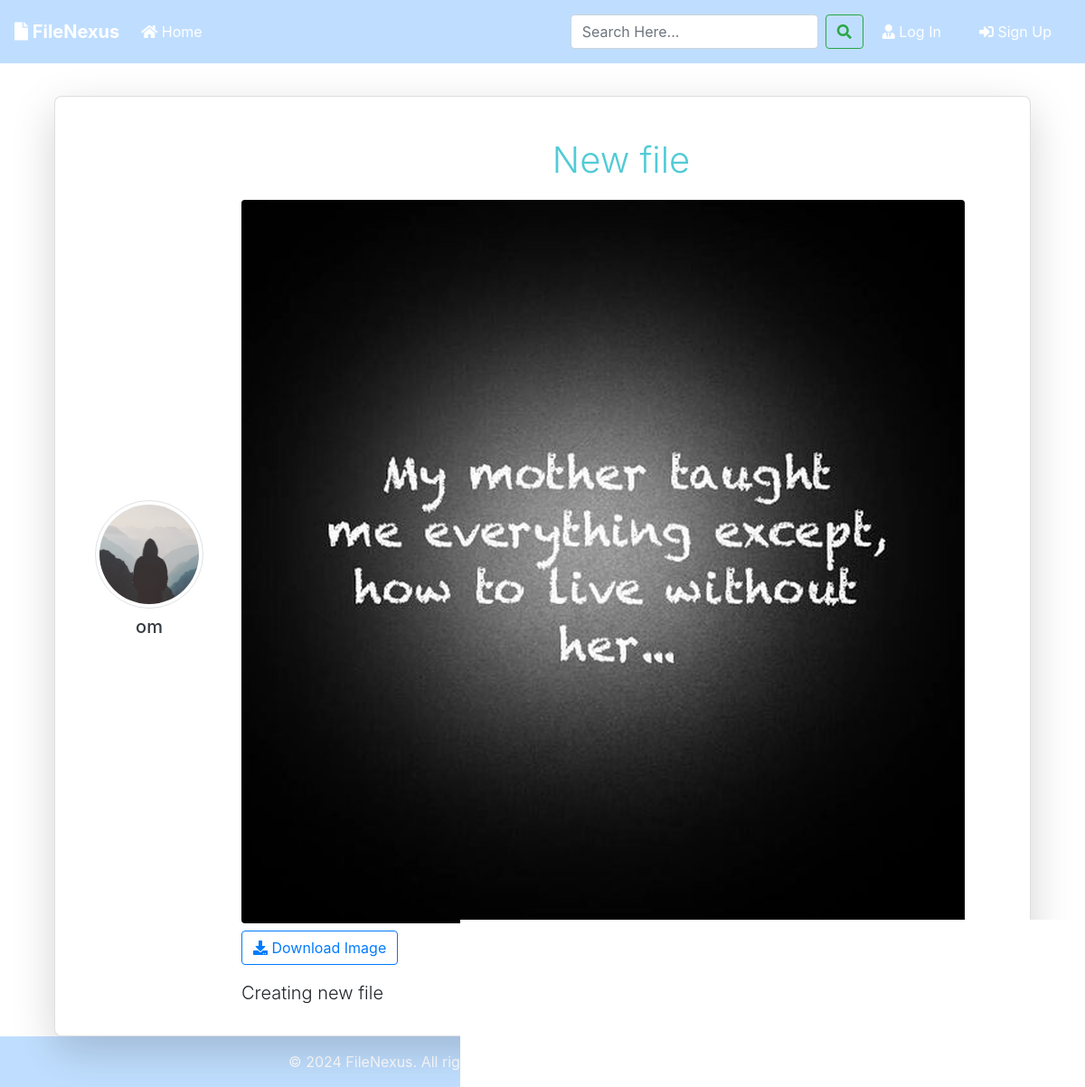
The page /post/13/ on the database its author committed.
### blog/models.py (models this page shows, shortened)
class Post(models.Model):
	title = models.CharField(max_length=100)
	file = models.FileField(null=True,blank=True,upload_to='Files')
	content = models.TextField()
	date_posted = models.DateTimeField(default=timezone.now)
	author = models.ForeignKey(User, on_delete=models.CASCADE)
	downloadable = models.BooleanField(default=True)
	def extension(self):
		name, extension = os.path.splitext(self.file.name)
		return extension

### users/models.py (models this page shows, shortened)
class Profile(models.Model):
    user = models.OneToOneField(User, on_delete=models.CASCADE)
    image = models.ImageField(default='default.jpg', upload_to='profile_pics')

### blog/views.py (the view)
# urls.py: path('post/<int:pk>/', PostDetailView.as_view(), name='post-detail'),
class PostDetailView(DetailView):
    model = Post
    template_name = 'blog/post_detail.html'

### blog/templates/blog/post_detail.html (shortened to what this page needs)
{% extends "blog/base.html" %}
{% block content %}
<div class="container mt-3">
    <div class="card shadow-lg">
        <div class="card-body">
            <div class="row align-items-center">
                <div class="col-md-2 user-info">
                    <img src="{{ object.author.profile.image.url }}" alt="{{ object.author.username }}" class="rounded-circle img-thumbnail img-fluid" style="width: 120px; height: 120px;">
                    <h5 class="mt-2">
                        <a href="{% url 'user-posts' object.author.username %}" class="text-dark">{{ object.author.username }}</a>
                    </h5>
                </div>
                <div class="col-md-10">
                    <h1 class="display-4">{{ object.title }}</h1>
                    {% if object.file %}
                        <div class="mt-3 mb-3">
                            {% if object.extension == '.jpg' or object.extension == 'jpeg' or object.extension == 'png' %}
                                <img src="{{ object.file.url }}" alt="Uploaded image" class="img-fluid rounded">
                                {% if object.downloadable %}
                                    <a href="{{ object.file.url }}" download class="btn btn-outline-primary mt-2"><i class="fas fa-download"></i> Download Image</a>
                                {% endif %}
                            {% else %}
                                {% if object.downloadable %}
                                    <a href="{{ object.file.url }}" download class="btn btn-outline-primary mt-2"><i class="fas fa-download"></i> Download File</a>
                                {% endif %}
                            {% endif %}
                        </div>
                    {% endif %}
                    <p class="lead">{{ object.content }}</p>
                </div>
            </div>
        </div>
    </div>
</div>
{% endblock content %}

### blog/static/blog/main.css (style rules this page uses)
html { height: 100%; }
body { background-image: url('https://images.pexels.com/photos/956999/milky-way-starry-sky-night-sky-star-956999.jpeg?auto=compress&cs=tinysrgb&w=1260&h=750&dpr=1'); background-size: cover; background-position: center; background-repeat: no-repeat; background-attachment: fixed; display: flex; flex-direction: column; min-height: 100vh; margin: 0; }
h2, h3, h4, h5, h6 { color: #58c5cf; margin: 5px; }
h1 { color: #51cbd6; margin: 20px; text-align: center; }
.card { overflow: hidden; position: relative; padding-top: 60px; }

### blog/templates/blog/post_detail.html (style rules this page uses)
.user-info { display: flex; flex-direction: column; align-items: center; justify-content: center; height: 100%; }
.card { border-radius: 0.5rem; }
.card img { max-width: 100%; height: auto; }
.card-body { padding: 1rem 2rem; margin-top: -50px; }
.display-4 { font-size: 2.5rem; }

### rows shown on the page
Post: author.profile.image (placeholder picture), author.username "om", title "New file", file (picture), content "Creating new file"
